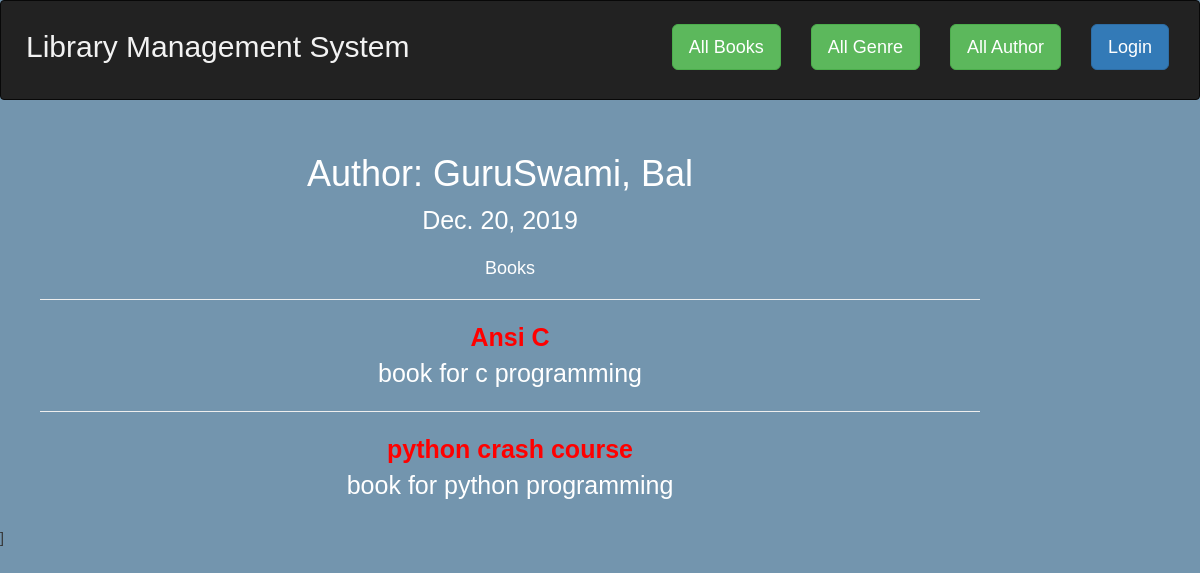
/catalog/author/2, run on the app's committed database.
### catalog/models.py (models this page shows, shortened)
class Author(models.Model):
    first_name = models.CharField(max_length=100)
    last_name = models.CharField(max_length=100)
    date_of_birth = models.DateField(null=True, blank=True)
    date_of_death = models.DateField('Died', null=True, blank=True)
    class Meta:
        ordering = ['last_name', 'first_name']

class Book(models.Model):
    title = models.CharField(max_length=200)
    author = models.ForeignKey('Author', on_delete=models.SET_NULL, null=True)
    summary = models.TextField(max_length=1000, help_text='Enter a brief description of the book')
    isbn = models.CharField('ISBN', max_length=13, help_text='13 Character <a href="https://www.isbn-international.org/content/what-isbn">ISBN number</a>')
    genre = models.ManyToManyField(Genre, help_text='Select a genre for this book')
    def display_genre(self):
        """Create a string for the Genre. This is required to display genre in Admin."""
        return ', '.join(genre.name for genre in self.genre.all()[:3])
    display_genre.short_description = 'Genre'

### catalog/views.py (the view)
# urls.py: path('author/<int:pk>',views.AuthorDetailView.as_view(),name='author-detail'),
class AuthorDetailView(generic.DetailView):
    model=Author

### catalog/templates/catalog/author_detail.html
{% extends "base_generic.html" %}
{% block content %}
    <h1>Author: {{author.last_name}}, {{author.first_name}}</h1>
    <p>{{author.date_of_birth}}</p>
    <div style="margin-left:20px;margin-top:20px">
        <h4>Books</h4>
        {% for book in author.book_set.all %}
            <hr>
            <strong><a href="{% url 'book-detail' book.pk %}">{{book.title}}</a></strong>
            <p>{{book.summary}}</p>
        {% endfor %}
    </div>
{% endblock %}

### catalog/templates/base_generic.html (style rules this page uses)
body { margin: 0; font-family: Arial, Helvetica, sans-serif; background-color: #7395AE; }
a { color: red; }

### data on the page
Author: last_name "GuruSwami", first_name "Bal", date_of_birth "Dec. 20, 2019"
Book: title "Ansi C", summary "book for c programming"
Book: title "python crash course", summary "book for python programming"
